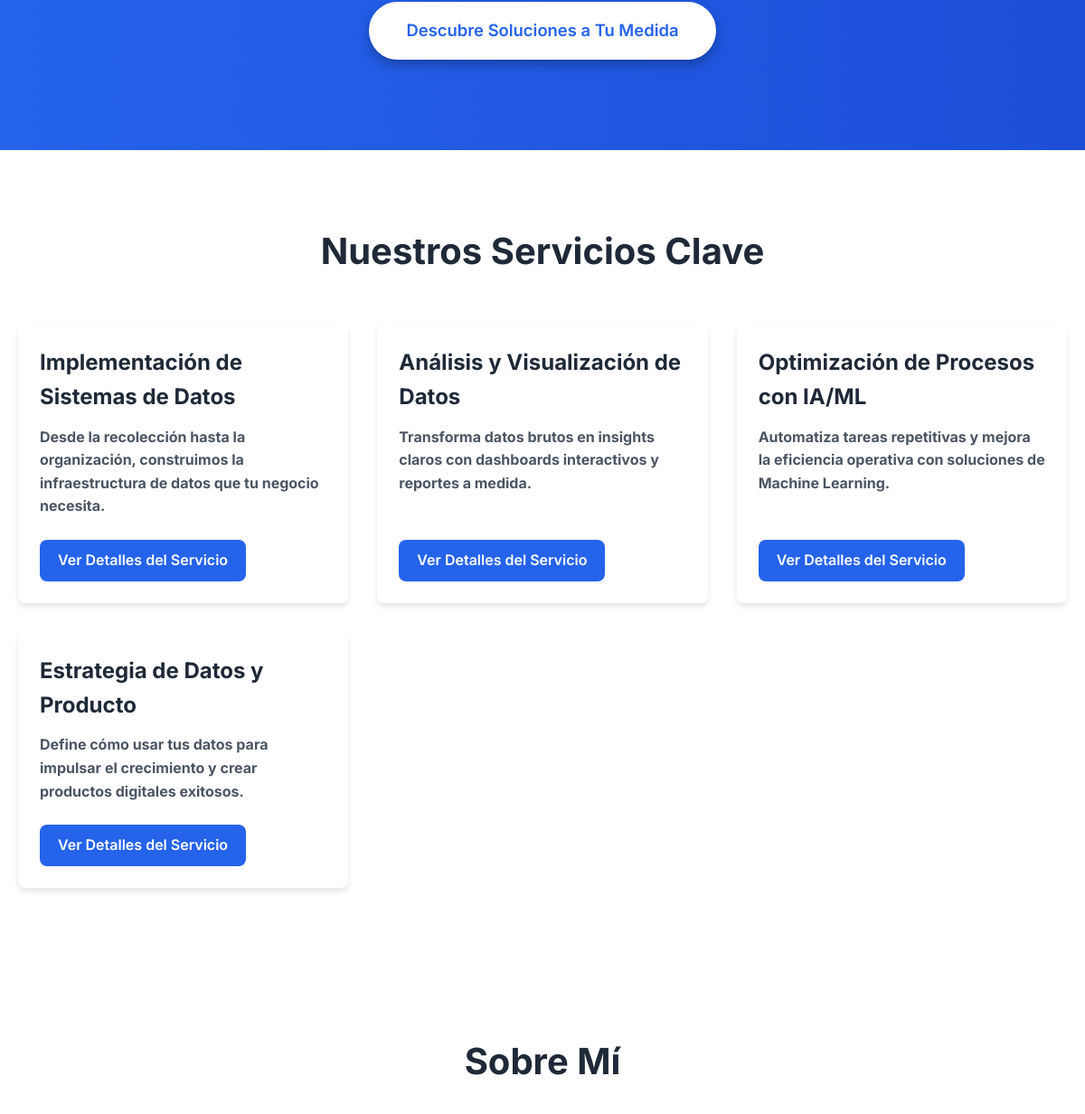
Before: / (middle part) with the older database file.
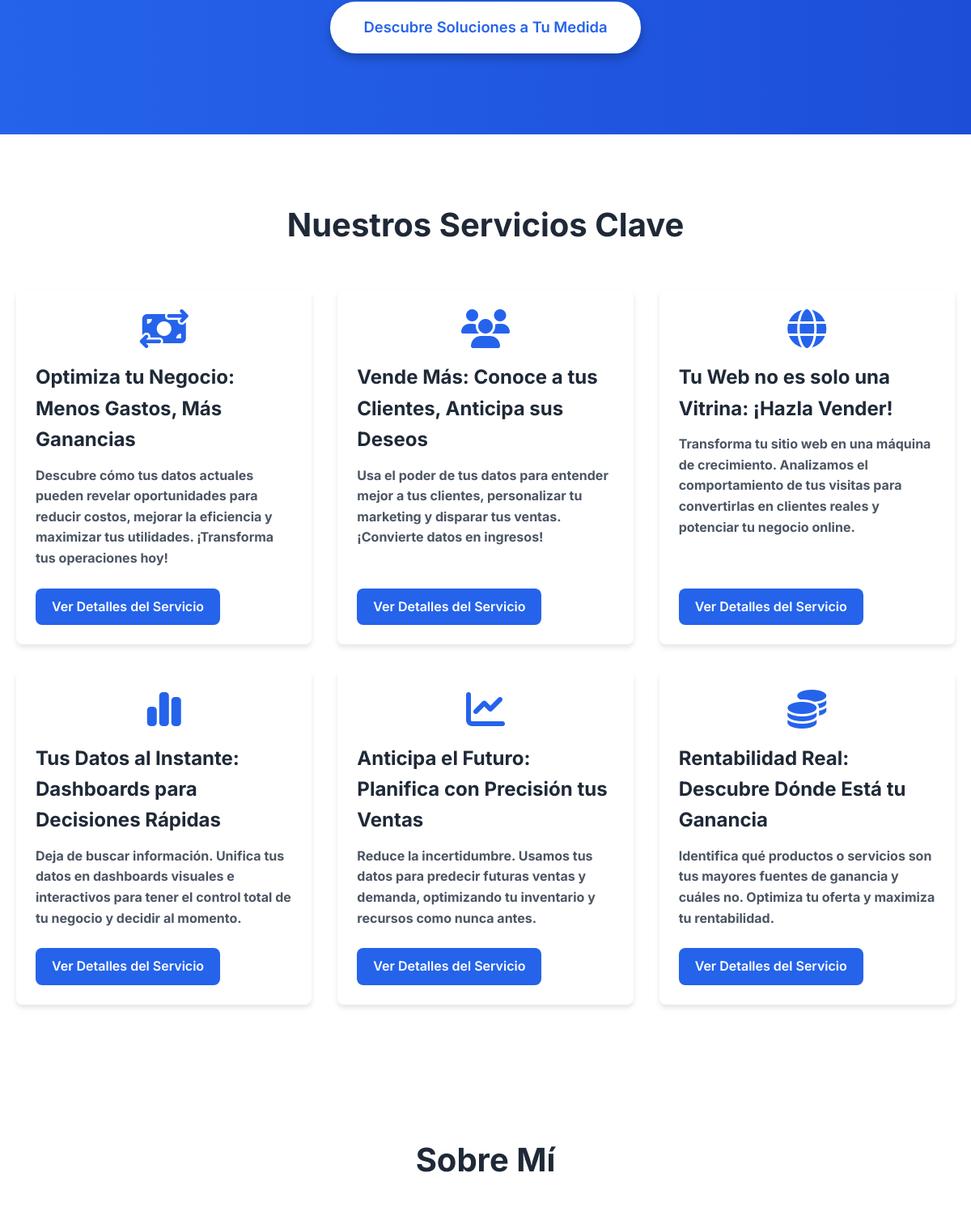
After: the same page with the newer database file.
### app.py (models this page shows, shortened)
class Service(db.Model):
    id = db.Column(db.Integer, primary_key=True)
    title = db.Column(db.String(100), nullable=False)
    short_description = db.Column(db.String(250), nullable=False) # Descripción corta para la tarjeta
    full_description = db.Column(db.Text, nullable=False) # Descripción detallada para la página del servicio
    icon = db.Column(db.String(50), nullable=True) # Opcional: para un icono visual

### app.py (the view)
@app.route('/')
def index():
    projects = Project.query.all()
    services = Service.query.all() # Nueva línea para obtener los servicios
    return render_template('index.html', projects=projects, services=services) # Pasa services a la plantilla

### templates/index.html (shortened to what this page needs)
<!DOCTYPE html>
<html lang="es">
<head>
    <link rel="stylesheet" href="{{ url_for('static', filename='css/style.css') }}">
    <link rel="stylesheet" href="https://cdnjs.cloudflare.com/ajax/libs/font-awesome/6.5.2/css/all.min.css" />
</head>
<body>
    <section id="hero">
        <div class="container">
            <p class="hero-subtitle">Convertimos la información de tu negocio en estrategias claras para <strong>más ventas, menos costos y decisiones inteligentes<strong>. Soluciones de datos a tu medida, sin complicaciones técnicas.</p>
            <a href="#services" class="btn btn-primary hero-cta">Descubre Soluciones a Tu Medida</a>
        </div>
    </section>
    <section id="services">
            <div class="container">
                <h2>Nuestros Servicios Clave</h2>
                <div class="services-grid">
                    {% for service in services %}
                    <div class="service-card">
                        {% if service.icon %}
                            <div class="service-icon"><i class="fas fa-{{ service.icon }}"></i></div>
                        {% endif %}
                        <h3>{{ service.title }}</h3>
                        <p>{{ service.short_description }}</p>
                        <a href="{{ url_for('service_detail', service_id=service.id) }}" class="btn btn-secondary">Ver Detalles del Servicio</a>
                    </div>
                    {% endfor %}
                </div>
            </div>
        </section>
    <section id="about">
        <div class="container">
            <h2>Sobre Mí</h2>
        </div>
    </section>
</body>
</html>

### static/css/style.css (style rules this page uses)
:root { --primary-color: #2563eb; --secondary-color: #1d4ed8; --text-color: #374151; --light-gray: #f9fafb; --medium-gray: #e5e7eb; --dark-gray: #1f2937; --white: #ffffff; --shadow: 0 4px 6px rgba(0, 0, 0, 0.1); }
* { margin: 0; padding: 0; box-sizing: border-box; }
body { font-family: 'Inter', sans-serif; line-height: 1.6; color: var(--text-color); background-color: var(--light-gray); -webkit-font-smoothing: antialiased; }
.container { max-width: 1200px; margin: 0 auto; padding: 0 20px; }
h1, h2, h3 { font-weight: 700; color: var(--dark-gray); margin-bottom: 1rem; }
h2 { font-size: 2.5rem; text-align: center; margin-bottom: 3rem; }
h3 { font-size: 1.75rem; }
p { margin-bottom: 1rem; }
a { text-decoration: none; color: var(--primary-color); transition: color 0.3s ease; }
.btn { display: inline-block; padding: 12px 28px; border-radius: 9999px; font-weight: 600; text-align: center; transition: all 0.3s ease; border: none; cursor: pointer; }
.btn-primary { background-color: var(--white); color: var(--primary-color); box-shadow: var(--shadow); }
.btn-secondary { background-color: var(--primary-color); color: var(--white); padding: 10px 20px; border-radius: 8px; }
#hero { background: linear-gradient(to right, var(--primary-color) 0%, var(--secondary-color) 100%); color: var(--white); padding: 100px 0; text-align: center; position: relative; overflow: hidden; }
#hero .hero-subtitle { font-size: 1.5rem; margin-bottom: 3rem; max-width: 900px; margin-left: auto; margin-right: auto; opacity: 0.95; font-weight: 500; text-shadow: 1px 1px 2px rgba(0, 0, 0, 0.2); }
#hero .hero-subtitle strong { color: var(--white); font-weight: 700; text-shadow: 1px 1px 3px rgba(0, 0, 0, 0.4); }
#hero .hero-cta { padding: 15px 40px; font-size: 1.15rem; border: 2px solid var(--white); color: var(--primary-color); background-color: var(--white); box-shadow: 0 6px 12px rgba(0, 0, 0, 0.25); }
#about { padding: 80px 0; background-color: var(--white); }
#services { padding: 80px 0; background-color: var(--white); }
.services-grid { display: grid; grid-template-columns: repeat(auto-fit, minmax(280px, 1fr)); gap: 2rem; }
.service-card { background-color: var(--white); border-radius: 8px; box-shadow: var(--shadow); padding: 24px; display: flex; flex-direction: column; justify-content: space-between; transition: transform 0.3s ease, box-shadow 0.3s ease; text-decoration: none; color: inherit; min-height: 250px; }
.service-card h3 { color: var(--dark-gray); margin-bottom: 0.75rem; font-size: 1.5rem; }
.service-card p { color: #4b5563; margin-bottom: 1.5rem; }
.service-card .btn { margin-top: auto; align-self: flex-start; }
.service-card .service-icon { text-align: center; margin-bottom: 1rem; }
.service-card .service-icon i { font-size: 3rem; color: var(--primary-color); }

Changed rows visible on the page:
removed Service: title "Implementación de Sistemas de Datos", short_description "Desde la recolección hasta la organización, construimos la infraestructura de datos que tu negocio necesita."
removed Service: title "Análisis y Visualización de Datos", short_description "Transforma datos brutos en insights claros con dashboards interactivos y reportes a medida."
removed Service: title "Optimización de Procesos con IA/ML", short_description "Automatiza tareas repetitivas y mejora la eficiencia operativa con soluciones de Machine Learning."
removed Service: title "Estrategia de Datos y Producto", short_description "Define cómo usar tus datos para impulsar el crecimiento y crear productos digitales exitosos."
added Service: title "Optimiza tu Negocio: Menos Gastos, Más Ganancias", short_description "Descubre cómo tus datos actuales pueden revelar oportunidades para reducir costos, mejorar la eficiencia y maximizar tus utilidades. ¡Transforma tus operaciones hoy!"
added Service: title "Vende Más: Conoce a tus Clientes, Anticipa sus Deseos", short_description "Usa el poder de tus datos para entender mejor a tus clientes, personalizar tu marketing y disparar tus ventas. ¡Convierte datos en ingresos!"
added Service: title "Tu Web no es solo una Vitrina: ¡Hazla Vender!", short_description "Transforma tu sitio web en una máquina de crecimiento. Analizamos el comportamiento de tus visitas para convertirlas en clientes reales y potenciar tu negocio online."
added Service: title "Tus Datos al Instante: Dashboards para Decisiones Rápidas", short_description "Deja de buscar información. Unifica tus datos en dashboards visuales e interactivos para tener el control total de tu negocio y decidir al momento."
added Service: title "Anticipa el Futuro: Planifica con Precisión tus Ventas", short_description "Reduce la incertidumbre. Usamos tus datos para predecir futuras ventas y demanda, optimizando tu inventario y recursos como nunca antes."
added Service: title "Rentabilidad Real: Descubre Dónde Está tu Ganancia", short_description "Identifica qué productos o servicios son tus mayores fuentes de ganancia y cuáles no. Optimiza tu oferta y maximiza tu rentabilidad."
